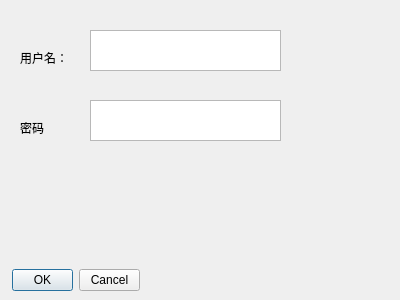
<?xml version="1.0" encoding="UTF-8"?>
<ui version="4.0">
 <class>DialogLogin</class>
 <widget class="QDialog" name="DialogLogin">
  <property name="geometry">
   <rect>
    <x>0</x>
    <y>0</y>
    <width>400</width>
    <height>300</height>
   </rect>
  </property>
  <property name="sizePolicy">
   <sizepolicy hsizetype="Fixed" vsizetype="Fixed">
    <horstretch>0</horstretch>
    <verstretch>0</verstretch>
   </sizepolicy>
  </property>
  <property name="windowTitle">
   <string>Dialog</string>
  </property>
  <widget class="QDialogButtonBox" name="buttonBox">
   <property name="geometry">
    <rect>
     <x>12</x>
     <y>264</y>
     <width>128</width>
     <height>32</height>
    </rect>
   </property>
   <property name="orientation">
    <enum>Qt::Horizontal</enum>
   </property>
   <property name="standardButtons">
    <set>QDialogButtonBox::Cancel|QDialogButtonBox::Ok</set>
   </property>
  </widget>
  <widget class="QLabel" name="label">
   <property name="geometry">
    <rect>
     <x>20</x>
     <y>50</y>
     <width>53</width>
     <height>16</height>
    </rect>
   </property>
   <property name="text">
    <string>用户名：</string>
   </property>
  </widget>
  <widget class="QLabel" name="label_2">
   <property name="geometry">
    <rect>
     <x>20</x>
     <y>120</y>
     <width>27</width>
     <height>16</height>
    </rect>
   </property>
   <property name="text">
    <string>密码</string>
   </property>
  </widget>
  <widget class="QPlainTextEdit" name="plainTextEdit">
   <property name="geometry">
    <rect>
     <x>90</x>
     <y>30</y>
     <width>191</width>
     <height>41</height>
    </rect>
   </property>
  </widget>
  <widget class="QPlainTextEdit" name="plainTextEdit_2">
   <property name="geometry">
    <rect>
     <x>90</x>
     <y>100</y>
     <width>191</width>
     <height>41</height>
    </rect>
   </property>
  </widget>
 </widget>
 <resources/>
 <connections>
  <connection>
   <sender>buttonBox</sender>
   <signal>accepted()</signal>
   <receiver>DialogLogin</receiver>
   <slot>accept()</slot>
   <hints>
    <hint type="sourcelabel">
     <x>248</x>
     <y>254</y>
    </hint>
    <hint type="destinationlabel">
     <x>157</x>
     <y>274</y>
    </hint>
   </hints>
  </connection>
  <connection>
   <sender>buttonBox</sender>
   <signal>rejected()</signal>
   <receiver>DialogLogin</receiver>
   <slot>reject()</slot>
   <hints>
    <hint type="sourcelabel">
     <x>316</x>
     <y>260</y>
    </hint>
    <hint type="destinationlabel">
     <x>286</x>
     <y>274</y>
    </hint>
   </hints>
  </connection>
 </connections>
</ui>
